Frame 1 (no input): blank canvas, image omitted
Frame 60 (the mouse pressed at the canvas centre just before this capture): blank canvas, image omitted
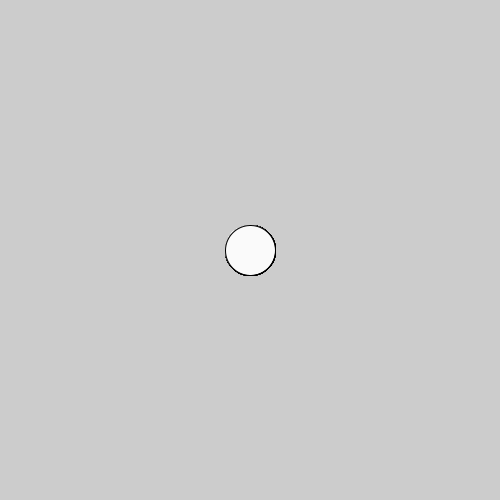
Frame 120 (the mouse held since frame 60 and released just before this capture)

The Processing sketch whose frames 1 and 60 were blank and that drew this single picture after the mouse press (run headless with seeded random() and noise(); from frame 60 on, the mouse is pressed at the canvas centre):

// Processing sketch: processing_146569
// ── processing_146569.pde

void setup (){
  size (500,500);
  smooth();
}
void draw(){

  
  if (mousePressed) {
  
  if (mouseX<250) {
    
  fill(mouseX);

  } else {

    fill(250-(mouseX-250)); 

  }
    ellipse(mouseX,mouseY,50,50);
  }

}

void keyPressed() {
  int m = month();
  int d = day();
  int h = hour();
  int i = minute();
  int s = second();
   // println(m+"."+d+"."+h+"."+i+"."+s);

save(m+"."+d+"."+h+"."+i+"."+s+".jpg");

 if (mousePressed) {
   
 }else{
text("Saved.",20,20);

 }
}
